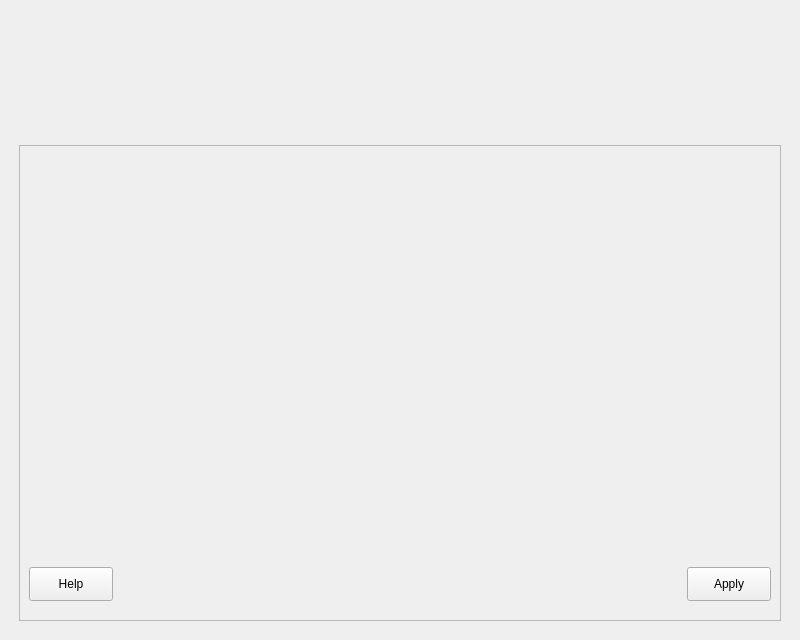
<?xml version="1.0" encoding="UTF-8"?>
<ui version="4.0">
 <class>MainWindow</class>
 <widget class="QMainWindow" name="MainWindow">
  <property name="windowModality">
   <enum>Qt::ApplicationModal</enum>
  </property>
  <property name="geometry">
   <rect>
    <x>0</x>
    <y>0</y>
    <width>800</width>
    <height>640</height>
   </rect>
  </property>
  <property name="sizePolicy">
   <sizepolicy hsizetype="Ignored" vsizetype="Ignored">
    <horstretch>0</horstretch>
    <verstretch>0</verstretch>
   </sizepolicy>
  </property>
  <property name="minimumSize">
   <size>
    <width>800</width>
    <height>250</height>
   </size>
  </property>
  <property name="windowTitle">
   <string>LliureX Flavours Selector</string>
  </property>
  <property name="windowIcon">
   <iconset theme="lliurex-flavours-selector">
    <normaloff>.</normaloff>.</iconset>
  </property>
  <widget class="QWidget" name="centralwidget">
   <property name="enabled">
    <bool>true</bool>
   </property>
   <property name="sizePolicy">
    <sizepolicy hsizetype="Expanding" vsizetype="Expanding">
     <horstretch>0</horstretch>
     <verstretch>0</verstretch>
    </sizepolicy>
   </property>
   <property name="minimumSize">
    <size>
     <width>700</width>
     <height>250</height>
    </size>
   </property>
   <property name="maximumSize">
    <size>
     <width>16777215</width>
     <height>16777215</height>
    </size>
   </property>
   <layout class="QVBoxLayout" name="verticalLayout">
    <item>
     <widget class="QLabel" name="bannerLabel">
      <property name="minimumSize">
       <size>
        <width>670</width>
        <height>120</height>
       </size>
      </property>
      <property name="layoutDirection">
       <enum>Qt::LeftToRight</enum>
      </property>
      <property name="text">
       <string/>
      </property>
      <property name="pixmap">
       <pixmap>flavourselector-banner.png</pixmap>
      </property>
      <property name="alignment">
       <set>Qt::AlignHCenter|Qt::AlignTop</set>
      </property>
     </widget>
    </item>
    <item>
     <layout class="QVBoxLayout" name="verticalLayout_3">
      <property name="leftMargin">
       <number>10</number>
      </property>
      <property name="topMargin">
       <number>10</number>
      </property>
      <property name="rightMargin">
       <number>10</number>
      </property>
      <property name="bottomMargin">
       <number>10</number>
      </property>
      <item>
       <widget class="QScrollArea" name="scrollArea">
        <property name="minimumSize">
         <size>
          <width>0</width>
          <height>200</height>
         </size>
        </property>
        <property name="widgetResizable">
         <bool>true</bool>
        </property>
        <widget class="QWidget" name="scrollAreaWidgetContents">
         <property name="geometry">
          <rect>
           <x>0</x>
           <y>0</y>
           <width>764</width>
           <height>478</height>
          </rect>
         </property>
         <property name="minimumSize">
          <size>
           <width>0</width>
           <height>0</height>
          </size>
         </property>
         <layout class="QVBoxLayout" name="verticalLayout_5">
          <item>
           <layout class="QHBoxLayout" name="horizontalLayout_2" stretch="0">
            <property name="spacing">
             <number>0</number>
            </property>
            <property name="sizeConstraint">
             <enum>QLayout::SetNoConstraint</enum>
            </property>
            <property name="leftMargin">
             <number>0</number>
            </property>
            <property name="topMargin">
             <number>10</number>
            </property>
            <property name="rightMargin">
             <number>0</number>
            </property>
            <property name="bottomMargin">
             <number>10</number>
            </property>
            <item alignment="Qt::AlignLeft|Qt::AlignVCenter">
             <widget class="QLabel" name="flavourTitle">
              <property name="minimumSize">
               <size>
                <width>0</width>
                <height>0</height>
               </size>
              </property>
              <property name="font">
               <font>
                <pointsize>11</pointsize>
               </font>
              </property>
              <property name="text">
               <string/>
              </property>
             </widget>
            </item>
           </layout>
          </item>
          <item>
           <layout class="QVBoxLayout" name="mainBox">
            <property name="leftMargin">
             <number>0</number>
            </property>
            <property name="topMargin">
             <number>0</number>
            </property>
            <property name="rightMargin">
             <number>0</number>
            </property>
            <property name="bottomMargin">
             <number>0</number>
            </property>
           </layout>
          </item>
          <item>
           <layout class="QHBoxLayout" name="horizontalLayout_3" stretch="0,0">
            <property name="spacing">
             <number>0</number>
            </property>
            <property name="leftMargin">
             <number>10</number>
            </property>
            <property name="topMargin">
             <number>10</number>
            </property>
            <property name="rightMargin">
             <number>10</number>
            </property>
            <property name="bottomMargin">
             <number>10</number>
            </property>
            <item>
             <widget class="QLabel" name="messageImg">
              <property name="minimumSize">
               <size>
                <width>40</width>
                <height>40</height>
               </size>
              </property>
              <property name="maximumSize">
               <size>
                <width>40</width>
                <height>40</height>
               </size>
              </property>
              <property name="text">
               <string/>
              </property>
              <property name="pixmap">
               <pixmap>dialog-error.png</pixmap>
              </property>
              <property name="alignment">
               <set>Qt::AlignCenter</set>
              </property>
              <property name="margin">
               <number>10</number>
              </property>
             </widget>
            </item>
            <item>
             <widget class="QLabel" name="messageLabel">
              <property name="minimumSize">
               <size>
                <width>0</width>
                <height>40</height>
               </size>
              </property>
              <property name="maximumSize">
               <size>
                <width>16777215</width>
                <height>40</height>
               </size>
              </property>
              <property name="font">
               <font>
                <pointsize>11</pointsize>
               </font>
              </property>
              <property name="text">
               <string/>
              </property>
              <property name="alignment">
               <set>Qt::AlignLeading|Qt::AlignLeft|Qt::AlignVCenter</set>
              </property>
              <property name="margin">
               <number>10</number>
              </property>
             </widget>
            </item>
           </layout>
          </item>
          <item>
           <layout class="QHBoxLayout" name="horizontalLayout" stretch="0,0">
            <property name="leftMargin">
             <number>0</number>
            </property>
            <property name="topMargin">
             <number>10</number>
            </property>
            <property name="rightMargin">
             <number>0</number>
            </property>
            <property name="bottomMargin">
             <number>10</number>
            </property>
            <item alignment="Qt::AlignLeft|Qt::AlignBottom">
             <widget class="QPushButton" name="helpButton">
              <property name="sizePolicy">
               <sizepolicy hsizetype="Fixed" vsizetype="Fixed">
                <horstretch>0</horstretch>
                <verstretch>0</verstretch>
               </sizepolicy>
              </property>
              <property name="minimumSize">
               <size>
                <width>84</width>
                <height>34</height>
               </size>
              </property>
              <property name="maximumSize">
               <size>
                <width>84</width>
                <height>34</height>
               </size>
              </property>
              <property name="text">
               <string>Help</string>
              </property>
              <property name="icon">
               <iconset theme="help-whatsthis">
                <normaloff>.</normaloff>.</iconset>
              </property>
             </widget>
            </item>
            <item alignment="Qt::AlignRight|Qt::AlignBottom">
             <widget class="QPushButton" name="applyButton">
              <property name="sizePolicy">
               <sizepolicy hsizetype="Fixed" vsizetype="Fixed">
                <horstretch>0</horstretch>
                <verstretch>0</verstretch>
               </sizepolicy>
              </property>
              <property name="minimumSize">
               <size>
                <width>84</width>
                <height>34</height>
               </size>
              </property>
              <property name="maximumSize">
               <size>
                <width>84</width>
                <height>34</height>
               </size>
              </property>
              <property name="layoutDirection">
               <enum>Qt::LeftToRight</enum>
              </property>
              <property name="text">
               <string>Apply</string>
              </property>
              <property name="icon">
               <iconset theme="gtk-ok">
                <normaloff>.</normaloff>.</iconset>
              </property>
              <property name="autoDefault">
               <bool>false</bool>
              </property>
             </widget>
            </item>
           </layout>
          </item>
         </layout>
        </widget>
       </widget>
      </item>
     </layout>
    </item>
   </layout>
  </widget>
 </widget>
 <resources/>
 <connections/>
</ui>
